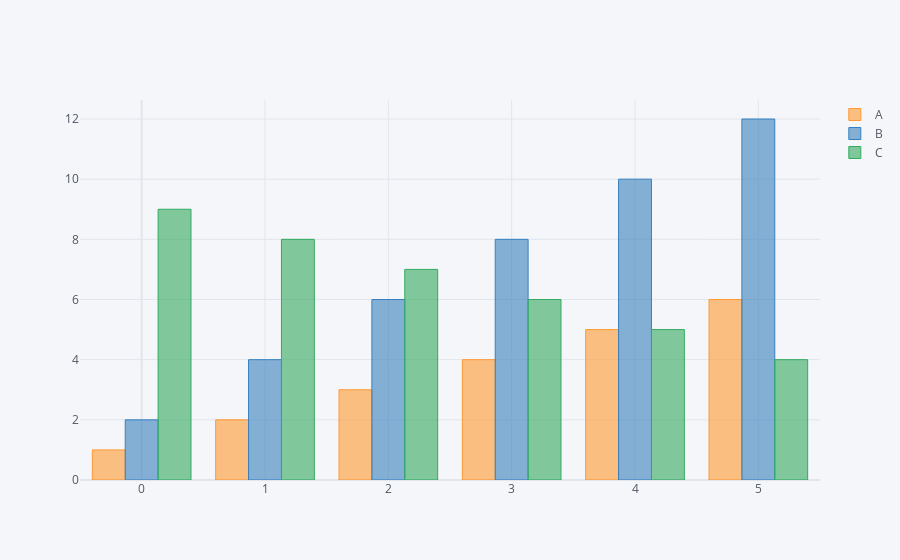

Notebook cell for this chart:
### Code cell
data.iplot(kind = "bar")

### Figure 1 — Plotly figure (JSON) as saved in the notebook; plotly's stock layout.template omitted (floating-point values rounded to 4 significant figures)
{"data": [{"marker": {"color": "rgba(255, 153, 51, 0.6)", "line": {"color": "rgba(255, 153, 51, 1.0)", "width": 1}}, "name": "A", "orientation": "v", "text": "", "type": "bar", "x": [0, 1, 2, 3, 4, 5], "y": [1, 2, 3, 4, 5, 6]}, {"marker": {"color": "rgba(55, 128, 191, 0.6)", "line": {"color": "rgba(55, 128, 191, 1.0)", "width": 1}}, "name": "B", "orientation": "v", "text": "", "type": "bar", "x": [0, 1, 2, 3, 4, 5], "y": [2, 4, 6, 8, 10, 12]}, {"marker": {"color": "rgba(50, 171, 96, 0.6)", "line": {"color": "rgba(50, 171, 96, 1.0)", "width": 1}}, "name": "C", "orientation": "v", "text": "", "type": "bar", "x": [0, 1, 2, 3, 4, 5], "y": [9, 8, 7, 6, 5, 4]}], "layout": {"legend": {"bgcolor": "#F5F6F9", "font": {"color": "#4D5663"}}, "paper_bgcolor": "#F5F6F9", "plot_bgcolor": "#F5F6F9", "title": {"font": {"color": "#4D5663"}}, "xaxis": {"gridcolor": "#E1E5ED", "showgrid": true, "tickfont": {"color": "#4D5663"}, "title": {"font": {"color": "#4D5663"}, "text": ""}, "zerolinecolor": "#E1E5ED"}, "yaxis": {"gridcolor": "#E1E5ED", "showgrid": true, "tickfont": {"color": "#4D5663"}, "title": {"font": {"color": "#4D5663"}, "text": ""}, "zerolinecolor": "#E1E5ED"}}}
